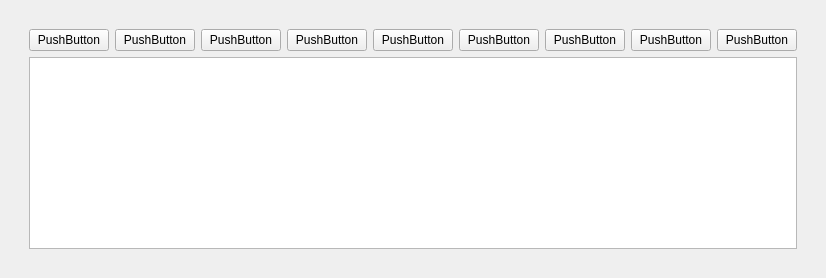
         <widget class="QWidget" name="widget_2" native="true">
          <layout class="QHBoxLayout" name="horizontalLayout_139">
           <item>
            <widget class="QWidget" name="widget" native="true">
             <layout class="QHBoxLayout" name="horizontalLayout_138">
              <item>
               <widget class="QWidget" name="widget_8" native="true">
                <layout class="QVBoxLayout" name="verticalLayout_7">
                 <item>
                  <layout class="QVBoxLayout" name="verticalLayout_82">
                   <item>
                    <layout class="QHBoxLayout" name="horizontalLayout_137">
                     <item>
                      <widget class="QPushButton" name="pushButton">
                       <property name="text">
                        <string>PushButton</string>
                       </property>
                      </widget>
                     </item>
                     <item>
                      <widget class="QPushButton" name="pushButton_2">
                       <property name="text">
                        <string>PushButton</string>
                       </property>
                      </widget>
                     </item>
                     <item>
                      <widget class="QPushButton" name="pushButton_3">
                       <property name="text">
                        <string>PushButton</string>
                       </property>
                      </widget>
                     </item>
                     <item>
                      <widget class="QPushButton" name="pushButton_4">
                       <property name="text">
                        <string>PushButton</string>
                       </property>
                      </widget>
                     </item>
                     <item>
                      <widget class="QPushButton" name="pushButton_5">
                       <property name="text">
                        <string>PushButton</string>
                       </property>
                      </widget>
                     </item>
                     <item>
                      <widget class="QPushButton" name="pushButton_6">
                       <property name="text">
                        <string>PushButton</string>
                       </property>
                      </widget>
                     </item>
                     <item>
                      <widget class="QPushButton" name="pushButton_7">
                       <property name="text">
                        <string>PushButton</string>
                       </property>
                      </widget>
                     </item>
                     <item>
                      <widget class="QPushButton" name="pushButton_8">
                       <property name="text">
                        <string>PushButton</string>
                       </property>
                      </widget>
                     </item>
                     <item>
                      <widget class="QPushButton" name="pushButton_9">
                       <property name="text">
                        <string>PushButton</string>
                       </property>
                      </widget>
                     </item>
                    </layout>
                   </item>
                   <item>
                    <widget class="QListWidget" name="listWidget"/>
                   </item>
                  </layout>
                 </item>
                </layout>
               </widget>
              </item>
             </layout>
            </widget>
           </item>
          </layout>
         </widget>
